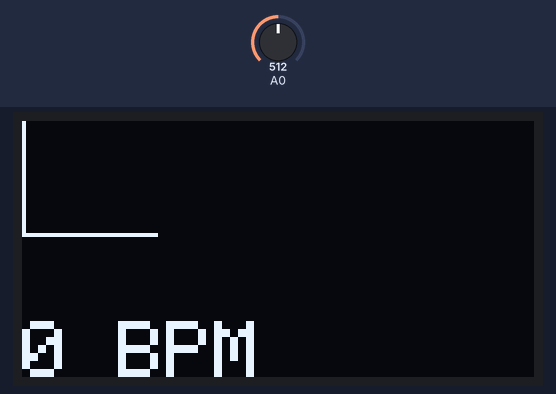
Simulated run of this sketch. Board: Arduino Uno, built with avr-gcc and run on an emulated ATmega328P. On the bench: 128×64 one-colour display. Inputs (shaded band) come from the test bench; at power-on: A0 = 512.

Above: at 1.2 s.
1.3 s: A0 set to 122
At 1.7 s:
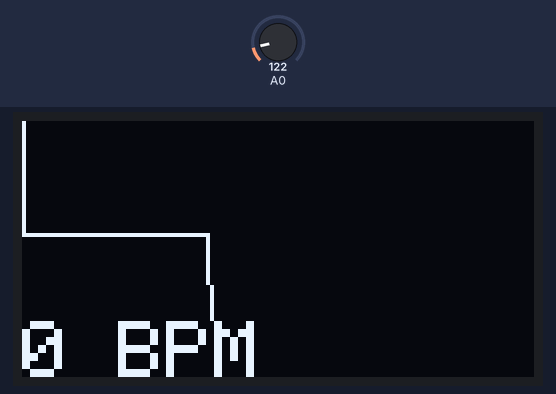
4.3 s: A0 set to 306
At 4.48 s:
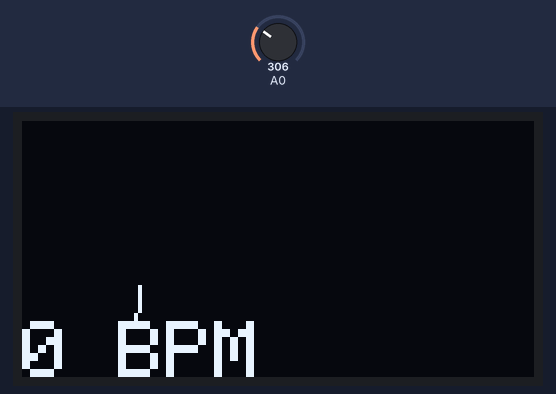
5.8 s: A0 set to 117
At 6.3 s:
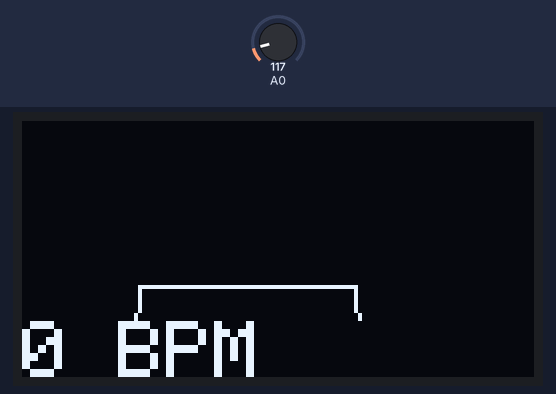
Timing chart, 0 to 8.8 s (numbered marks = the images above; inputs shaded):
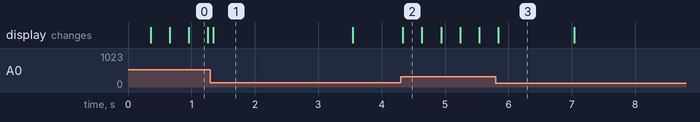

Measured:
- after the input at 4.3 s, the display: changes at once (image 2)
- what the display in image 1 shows lasts 2.2 s, from 1.3 s to 3.5 s
- what the display in image 3 shows lasts 1.2 s, from 5.8 s to 7.0 s

The sketch:

PulseDISPLAYSOUNDARDUnano.ino
```cpp
#include <Adafruit_SSD1306.h>

#define OLED_Address 0x3C
Adafruit_SSD1306 oled(1);

int x=0;
int lastx=0;
int lasty=0;
int LastTime=0;
int ThisTime;
bool BPMTiming=false;
bool BeatComplete=false;
int BPM=0;
#define UpperThreshold 560
#define LowerThreshold 500

void setup() {
  oled.begin(SSD1306_SWITCHCAPVCC, OLED_Address);
  oled.clearDisplay();
  oled.setTextSize(2);
}


void loop()
{
  if(x>127)
  {
    oled.clearDisplay();
    x=0;
    lastx=x;
  }

  ThisTime=millis();
  int value=analogRead(0);
  oled.setTextColor(WHITE);
  int y=60-(value/16);
  oled.writeLine(lastx,lasty,x,y,WHITE);
  lasty=y;
  lastx=x;
  // calc bpm

  if(value>UpperThreshold)
  {
    if(BeatComplete)
    {
      BPM=millis()-LastTime;
      BPM=int(60/(float(BPM)/1000));
      BPMTiming=false;
      BeatComplete=false;
      tone(8,1000,250);
    }
    if(BPMTiming==false)
    {
      LastTime=millis();
      BPMTiming=true;
    }
  }
  if((value<LowerThreshold)&(BPMTiming))
    BeatComplete=true;
    // display bpm
  oled.writeFillRect(0,50,128,16,BLACK);
  oled.setCursor(0,50);
  oled.print(BPM);
  oled.print(" BPM");
  oled.display();
  x++;
}
```
